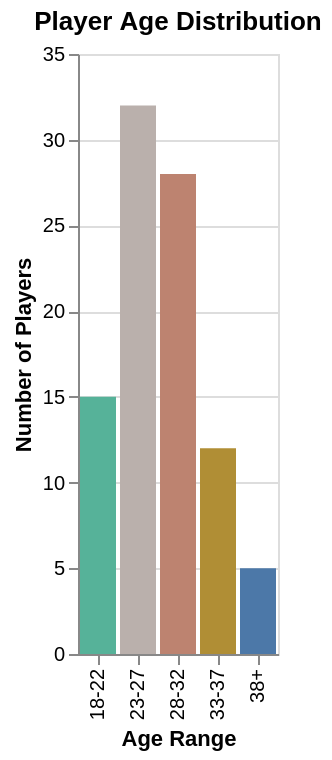

Source (Vega-Lite JSON):
### Vega-Lite specification from a JSON file in a GitHub repository (floating-point values rounded to 4 significant figures)
{"$schema": "https://vega.github.io/schema/vega-lite/v5.json", "description": "Player age distribution", "data": {"values": [{"ageRange": "18-22", "count": 15}, {"ageRange": "23-27", "count": 32}, {"ageRange": "28-32", "count": 28}, {"ageRange": "33-37", "count": 12}, {"ageRange": "38+", "count": 5}]}, "mark": "bar", "encoding": {"x": {"field": "ageRange", "type": "ordinal", "axis": {"title": "Age Range"}}, "y": {"field": "count", "type": "quantitative", "axis": {"title": "Number of Players"}}, "color": {"field": "count", "type": "quantitative", "scale": {"scheme": "tableau10"}, "legend": null}}, "title": "Player Age Distribution"}
